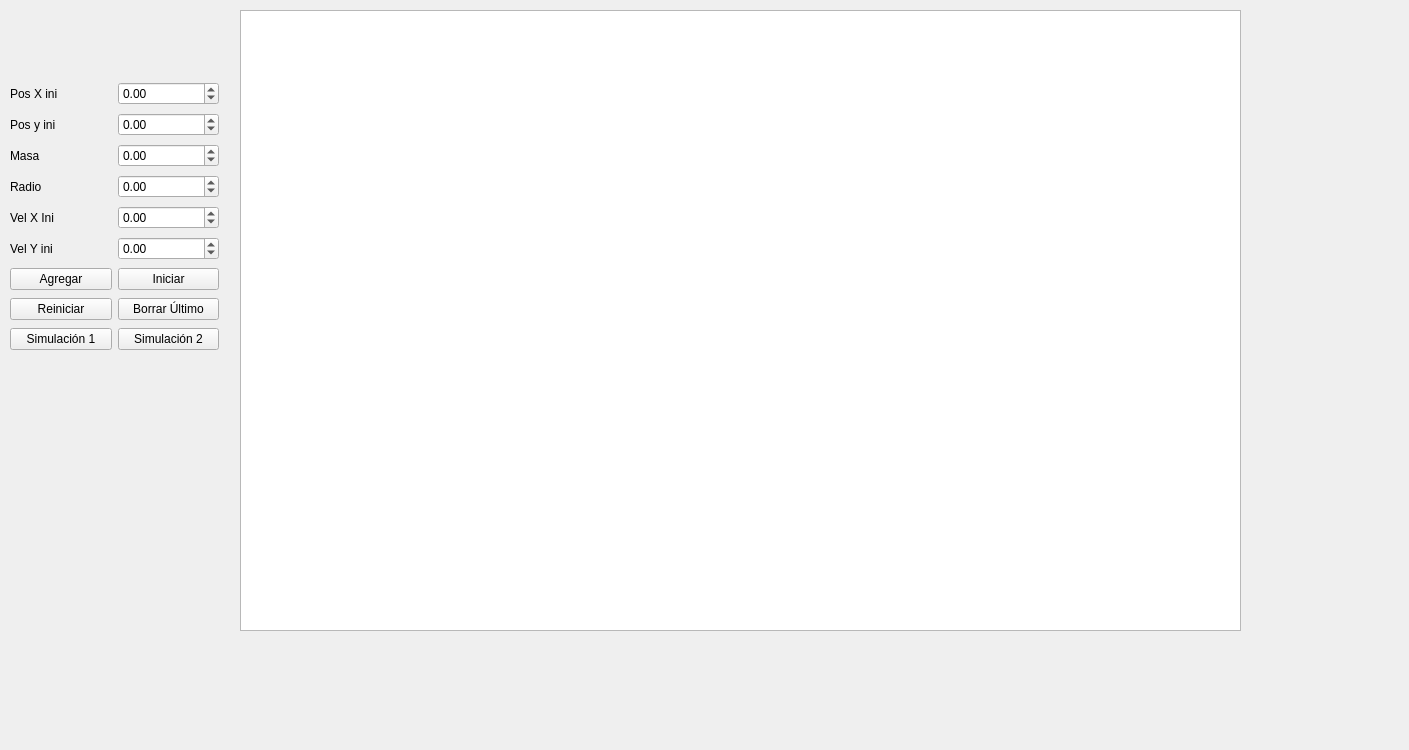
<?xml version="1.0" encoding="UTF-8"?>
<ui version="4.0">
 <class>MainWindow</class>
 <widget class="QMainWindow" name="MainWindow">
  <property name="geometry">
   <rect>
    <x>0</x>
    <y>0</y>
    <width>1409</width>
    <height>750</height>
   </rect>
  </property>
  <property name="windowTitle">
   <string>MainWindow</string>
  </property>
  <widget class="QWidget" name="centralwidget">
   <widget class="QWidget" name="layoutWidget">
    <property name="geometry">
     <rect>
      <x>10</x>
      <y>80</y>
      <width>209</width>
      <height>272</height>
     </rect>
    </property>
    <layout class="QGridLayout" name="gridLayout">
     <item row="1" column="1">
      <widget class="QDoubleSpinBox" name="Num_Yo">
       <property name="minimum">
        <double>-10000.000000000000000</double>
       </property>
       <property name="maximum">
        <double>10000.000000000000000</double>
       </property>
       <property name="singleStep">
        <double>0.010000000000000</double>
       </property>
      </widget>
     </item>
     <item row="3" column="0">
      <widget class="QLabel" name="radio">
       <property name="text">
        <string>Radio</string>
       </property>
      </widget>
     </item>
     <item row="6" column="0">
      <widget class="QPushButton" name="add">
       <property name="text">
        <string>Agregar</string>
       </property>
      </widget>
     </item>
     <item row="6" column="1">
      <widget class="QPushButton" name="continue_2">
       <property name="text">
        <string>Iniciar</string>
       </property>
      </widget>
     </item>
     <item row="5" column="0">
      <widget class="QLabel" name="label_2">
       <property name="text">
        <string>Vel Y ini</string>
       </property>
      </widget>
     </item>
     <item row="7" column="0">
      <widget class="QPushButton" name="continue_3">
       <property name="text">
        <string>Reiniciar</string>
       </property>
      </widget>
     </item>
     <item row="0" column="1">
      <widget class="QDoubleSpinBox" name="Num_Xo">
       <property name="minimum">
        <double>-10000.000000000000000</double>
       </property>
       <property name="maximum">
        <double>10000.000000000000000</double>
       </property>
       <property name="singleStep">
        <double>0.010000000000000</double>
       </property>
      </widget>
     </item>
     <item row="2" column="1">
      <widget class="QDoubleSpinBox" name="masa_2">
       <property name="minimum">
        <double>-10000.000000000000000</double>
       </property>
       <property name="maximum">
        <double>10000.000000000000000</double>
       </property>
       <property name="singleStep">
        <double>0.010000000000000</double>
       </property>
      </widget>
     </item>
     <item row="0" column="0">
      <widget class="QLabel" name="Xo">
       <property name="text">
        <string>Pos X ini</string>
       </property>
      </widget>
     </item>
     <item row="1" column="0">
      <widget class="QLabel" name="Yo">
       <property name="enabled">
        <bool>true</bool>
       </property>
       <property name="text">
        <string>Pos y ini</string>
       </property>
      </widget>
     </item>
     <item row="4" column="0">
      <widget class="QLabel" name="label">
       <property name="text">
        <string>Vel X Ini</string>
       </property>
      </widget>
     </item>
     <item row="4" column="1">
      <widget class="QDoubleSpinBox" name="velx">
       <property name="minimum">
        <double>-10000.000000000000000</double>
       </property>
       <property name="maximum">
        <double>10000.000000000000000</double>
       </property>
       <property name="singleStep">
        <double>0.010000000000000</double>
       </property>
      </widget>
     </item>
     <item row="2" column="0">
      <widget class="QLabel" name="masa">
       <property name="text">
        <string>Masa</string>
       </property>
      </widget>
     </item>
     <item row="7" column="1">
      <widget class="QPushButton" name="continue_4">
       <property name="text">
        <string>Borrar Último</string>
       </property>
      </widget>
     </item>
     <item row="5" column="1">
      <widget class="QDoubleSpinBox" name="vely">
       <property name="minimum">
        <double>-10000.000000000000000</double>
       </property>
       <property name="maximum">
        <double>10000.000000000000000</double>
       </property>
       <property name="singleStep">
        <double>0.010000000000000</double>
       </property>
      </widget>
     </item>
     <item row="3" column="1">
      <widget class="QDoubleSpinBox" name="radio_2">
       <property name="minimum">
        <double>-10000.000000000000000</double>
       </property>
       <property name="maximum">
        <double>10000.000000000000000</double>
       </property>
       <property name="singleStep">
        <double>0.010000000000000</double>
       </property>
      </widget>
     </item>
     <item row="8" column="0">
      <widget class="QPushButton" name="continue_5">
       <property name="text">
        <string>Simulación 1</string>
       </property>
      </widget>
     </item>
     <item row="8" column="1">
      <widget class="QPushButton" name="continue_6">
       <property name="text">
        <string>Simulación 2</string>
       </property>
      </widget>
     </item>
    </layout>
   </widget>
   <widget class="QGraphicsView" name="graphicsView">
    <property name="geometry">
     <rect>
      <x>240</x>
      <y>10</y>
      <width>1001</width>
      <height>621</height>
     </rect>
    </property>
   </widget>
  </widget>
 </widget>
 <resources/>
 <connections/>
</ui>
